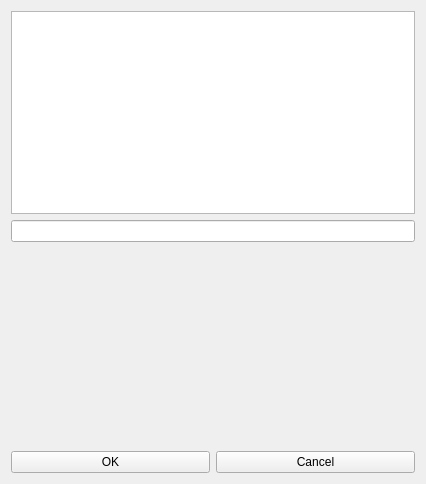
<?xml version="1.0" encoding="UTF-8"?>
<ui version="4.0">
 <class>Form</class>
 <widget class="QWidget" name="Form">
  <property name="geometry">
   <rect>
    <x>0</x>
    <y>0</y>
    <width>426</width>
    <height>484</height>
   </rect>
  </property>
  <property name="windowTitle">
   <string>Form</string>
  </property>
  <layout class="QVBoxLayout" name="verticalLayout_2">
   <item>
    <layout class="QVBoxLayout" name="verticalLayout">
     <item>
      <widget class="QPlainTextEdit" name="plainTextEdit"/>
     </item>
     <item>
      <widget class="QLineEdit" name="lineEdit"/>
     </item>
     <item>
      <spacer name="verticalSpacer">
       <property name="orientation">
        <enum>Qt::Vertical</enum>
       </property>
       <property name="sizeHint" stdset="0">
        <size>
         <width>20</width>
         <height>40</height>
        </size>
       </property>
      </spacer>
     </item>
    </layout>
   </item>
   <item>
    <layout class="QHBoxLayout" name="horizontalLayout">
     <item>
      <widget class="QPushButton" name="pushButton">
       <property name="text">
        <string>OK</string>
       </property>
      </widget>
     </item>
     <item>
      <widget class="QPushButton" name="pushButton_2">
       <property name="text">
        <string>Cancel</string>
       </property>
      </widget>
     </item>
    </layout>
   </item>
  </layout>
 </widget>
 <resources/>
 <connections/>
</ui>
